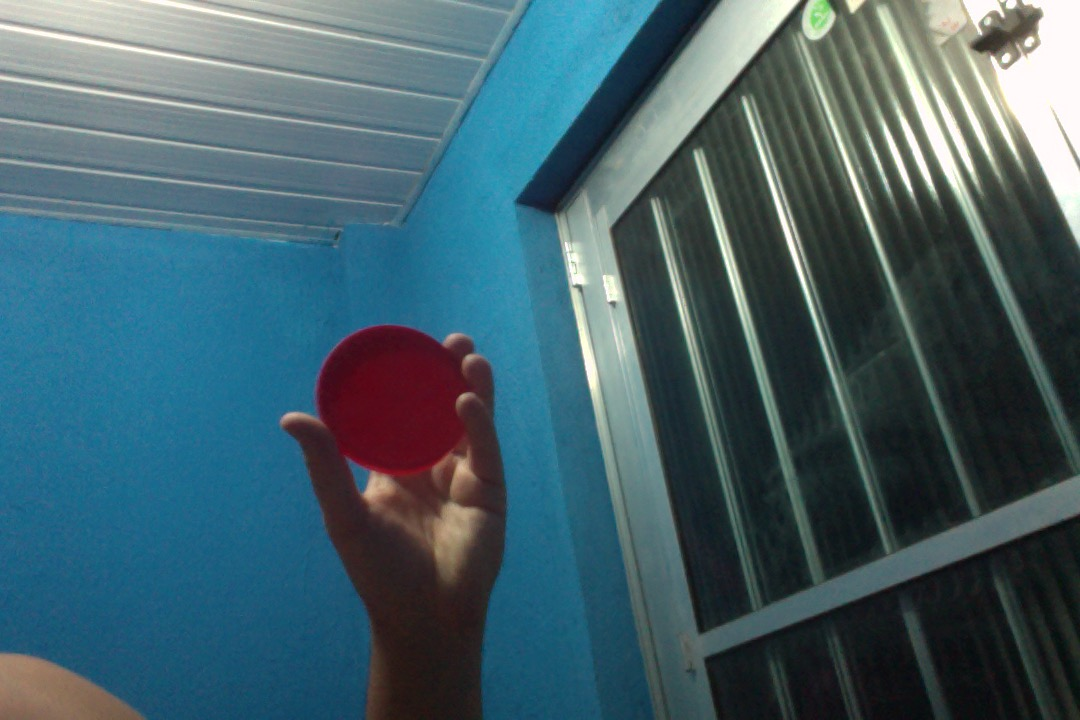
%> input picture implementacoes/PDI/task2/objeto2.jpg, 1080 x 720 px
$ octave run_detecObject.m   (GNU Octave 9; MATLAB toolbox functions it lacks are replaced by stand-ins)
%> lines starting %> are read from the running program, lines starting %| are printed output that depends on the picture
clear; close all; clc
p = path; path(p, '../task1')

img = imread('objeto2.jpg');
%> img is the input picture: size 720x1080x3 uint8; mean R, G, B 67.8, 96.6, 105.9

size = 9;
imgF = imfilter(img, ones(size)/sum(sum(ones(size))));
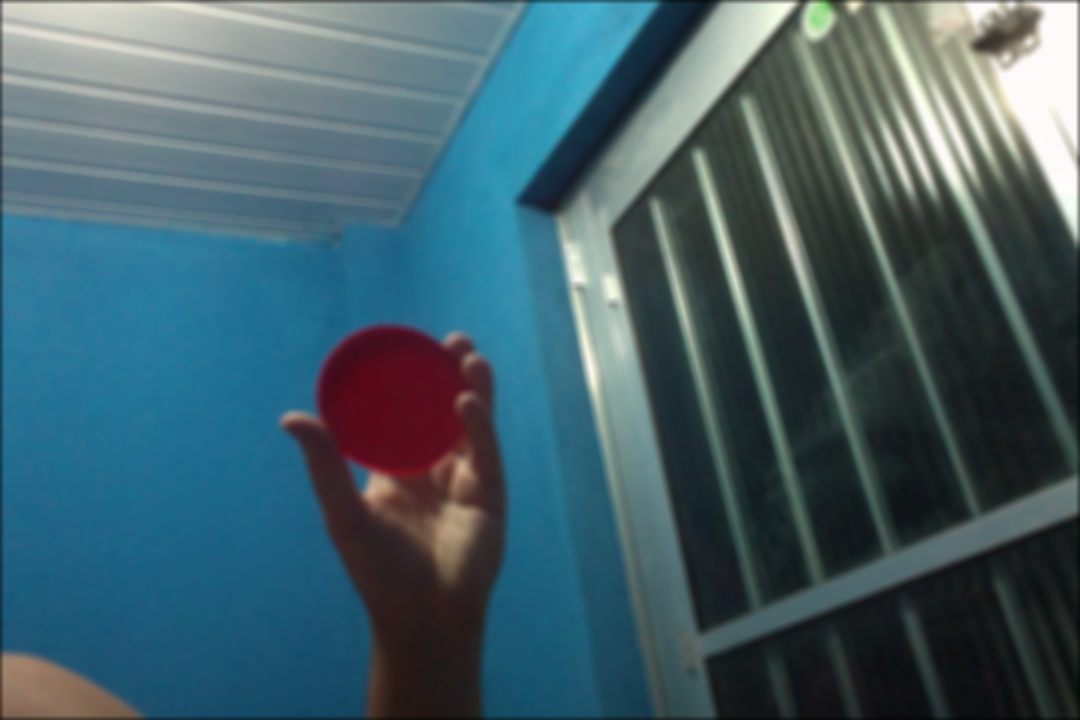
%> imgF: size 720x1080x3 uint8; mean R, G, B 67.3, 96, 105.3

imgHSV = rgb2hsv(imgF);
%> imgHSV: size 720x1080x3 double; mean H, S, V 0.484, 0.413, 0.434
h = imgHSV(:,:,1);
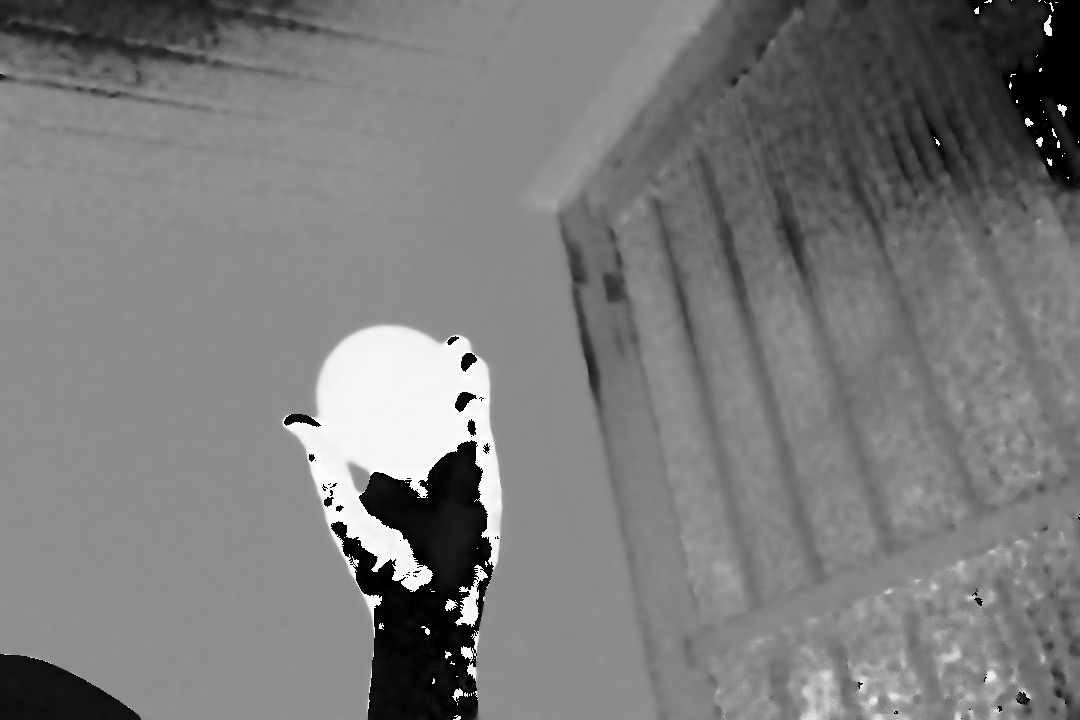
%> h: size 720x1080 double; min 0, max 0.998, mean 0.484
s = imgHSV(:,:,2);
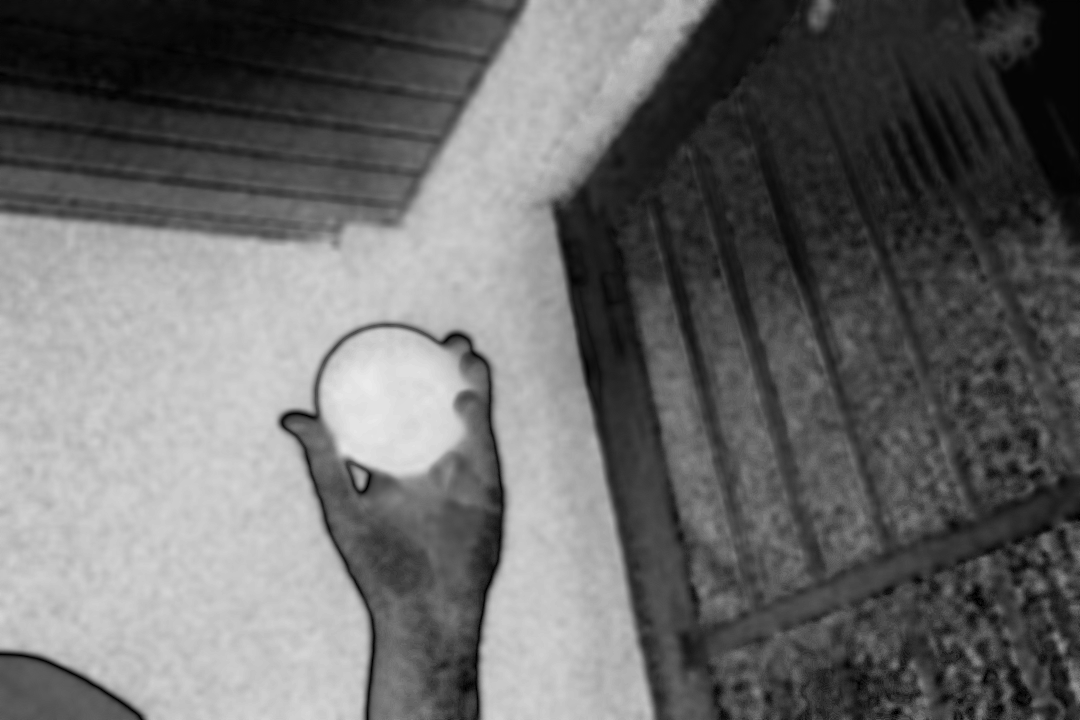
%> s: size 720x1080 double; min 0, max 0.922, mean 0.413

%> (the run ends here)

$ run again, with implementacoes/PDI/task2/objeto3.jpg copied over implementacoes/PDI/task2/objeto2.jpg
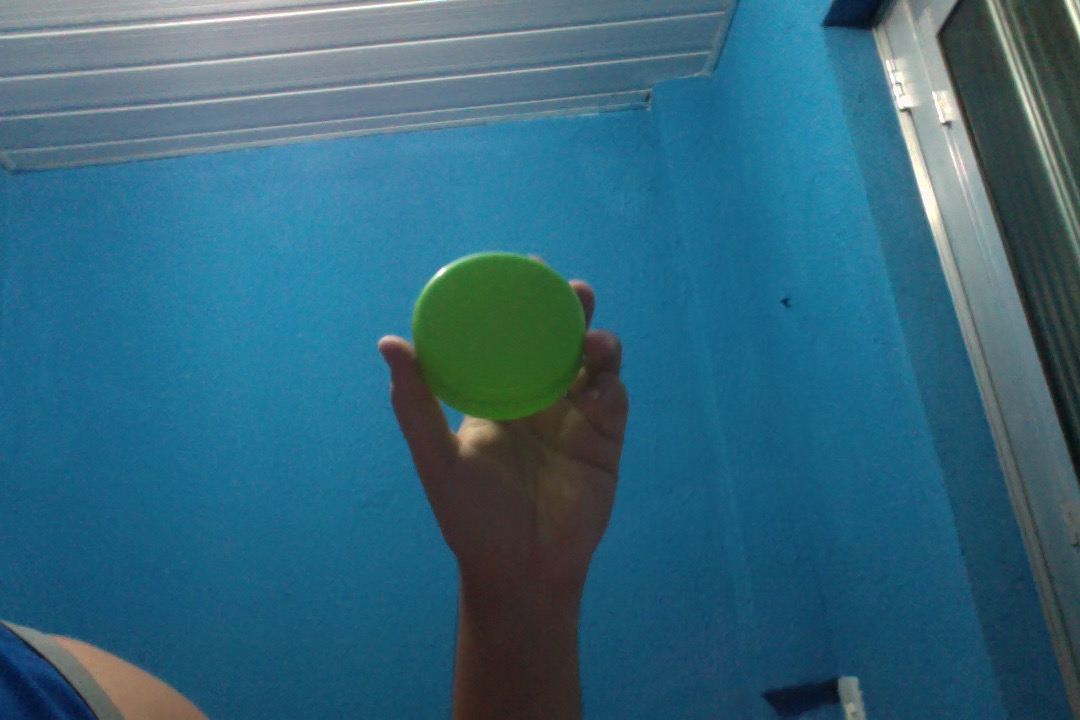
%> input picture implementacoes/PDI/task2/objeto3.jpg, 1080 x 720 px
%> img is the input picture: size 720x1080x3 uint8; mean R, G, B 50.5, 101.7, 123
%> imgHSV: size 720x1080x3 double; mean H, S, V 0.508, 0.602, 0.494
%> `h = imgHSV(:,:,1);`:
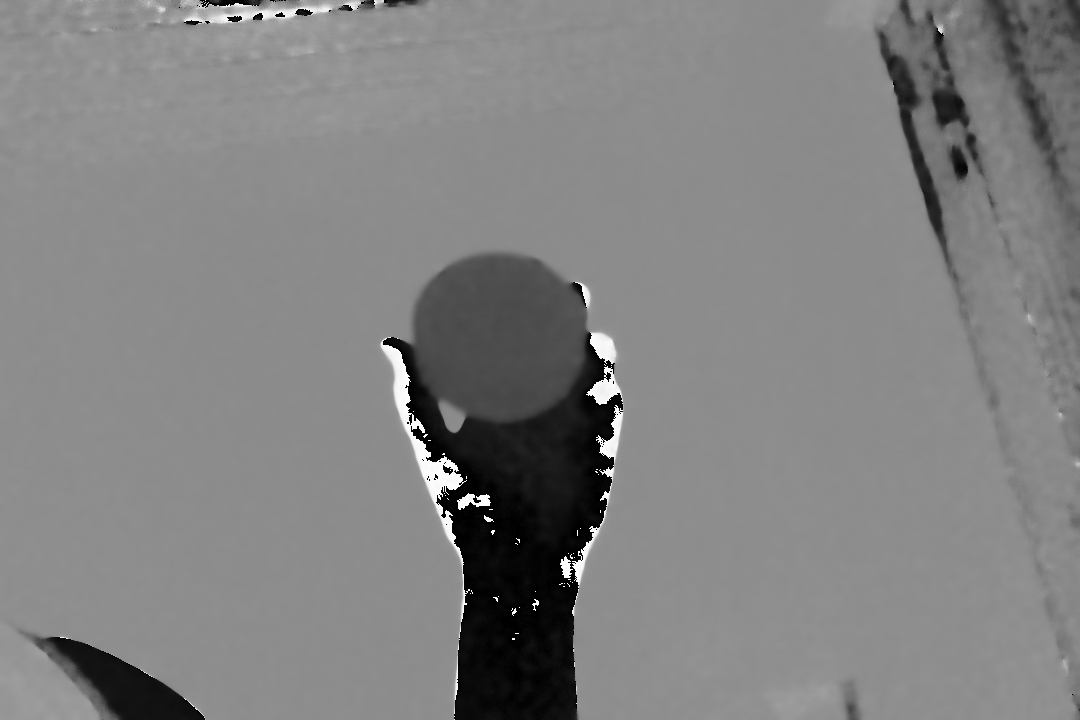
%> h: size 720x1080 double; min 0, max 0.995, mean 0.508
%> `s = imgHSV(:,:,2);`:
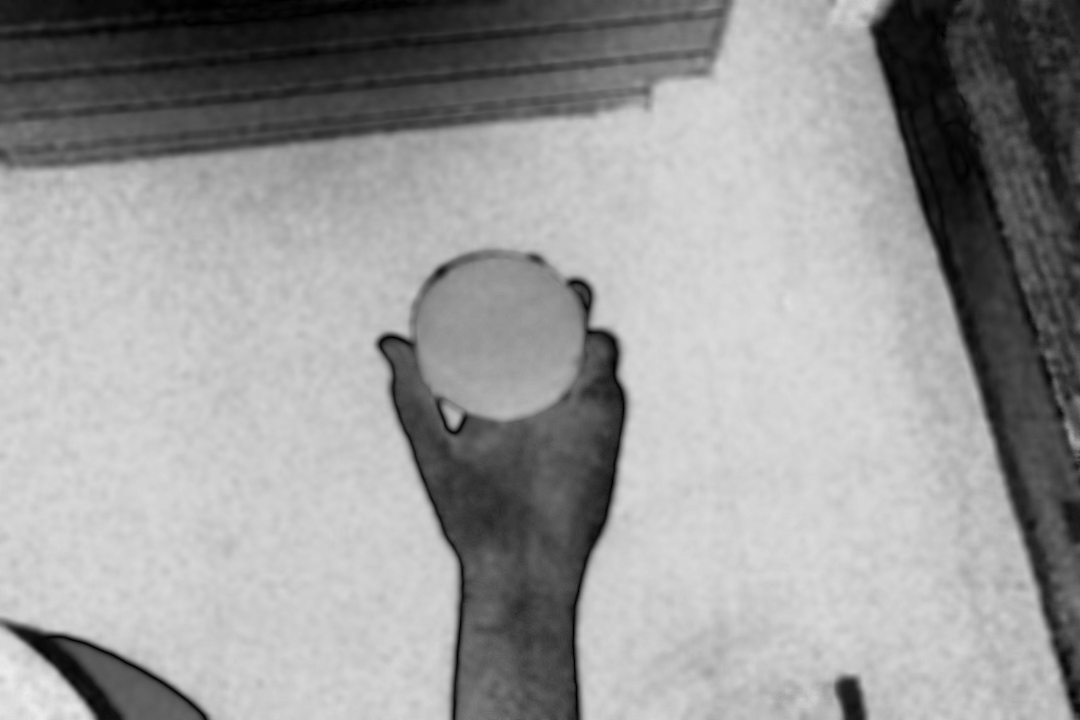
%> s: size 720x1080 double; min 0, max 0.935, mean 0.602

$ run again, with implementacoes/PDI/task2/hand.jpg copied over implementacoes/PDI/task2/objeto2.jpg
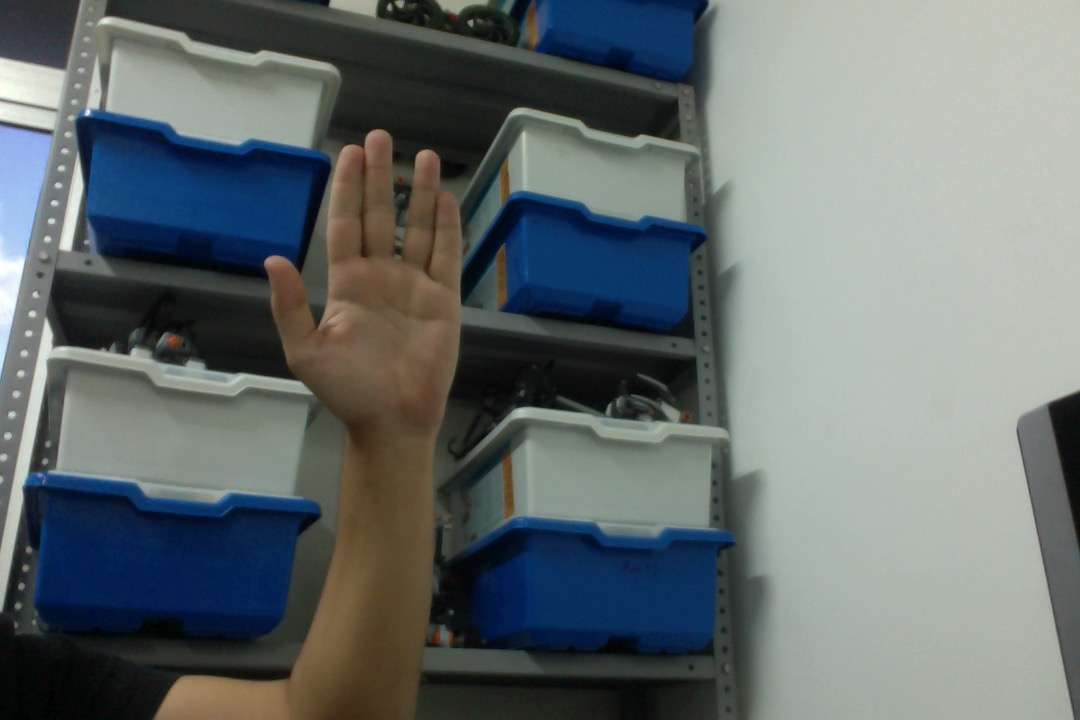
%> input picture implementacoes/PDI/task2/hand.jpg, 1080 x 720 px
%> img is the input picture: size 720x1080x3 uint8; mean R, G, B 100.4, 108.5, 108.9
%> imgHSV: size 720x1080x3 double; mean H, S, V 0.365, 0.262, 0.461
%> `h = imgHSV(:,:,1);`:
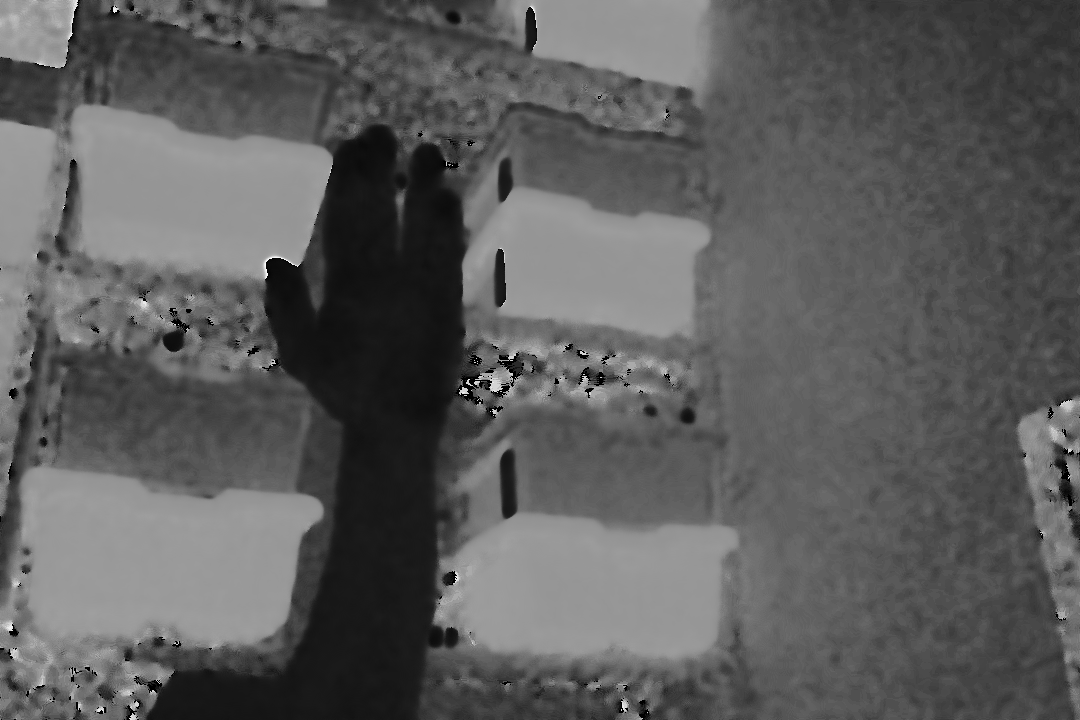
%> h: size 720x1080 double; min 0, max 0.991, mean 0.365
%> `s = imgHSV(:,:,2);`:
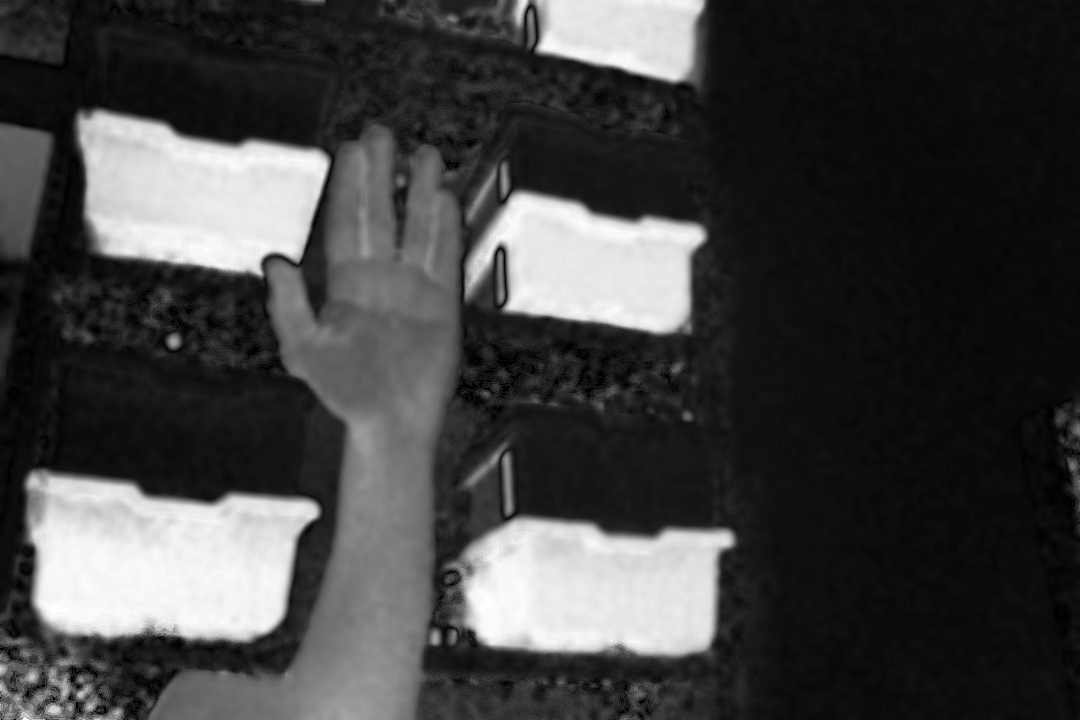
%> s: size 720x1080 double; min 0, max 1, mean 0.262
